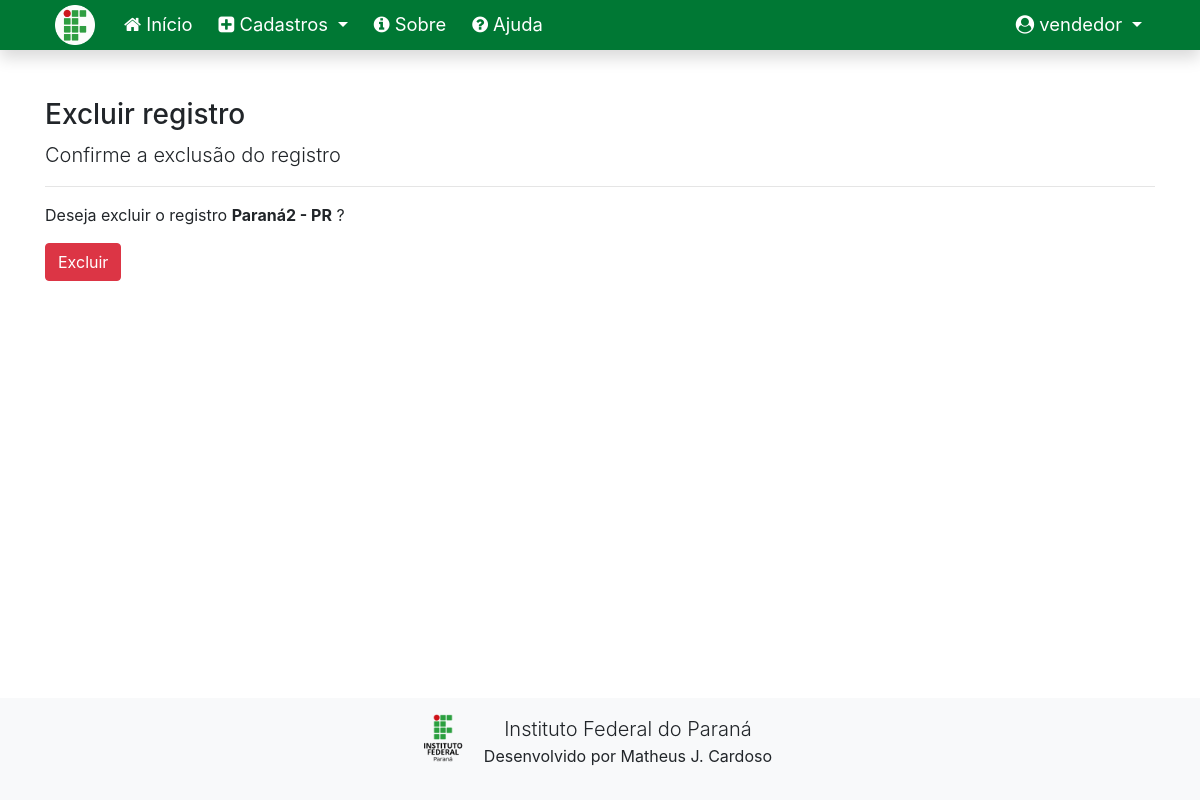
The app's page /excluir/estado/1 (signed in), older data.
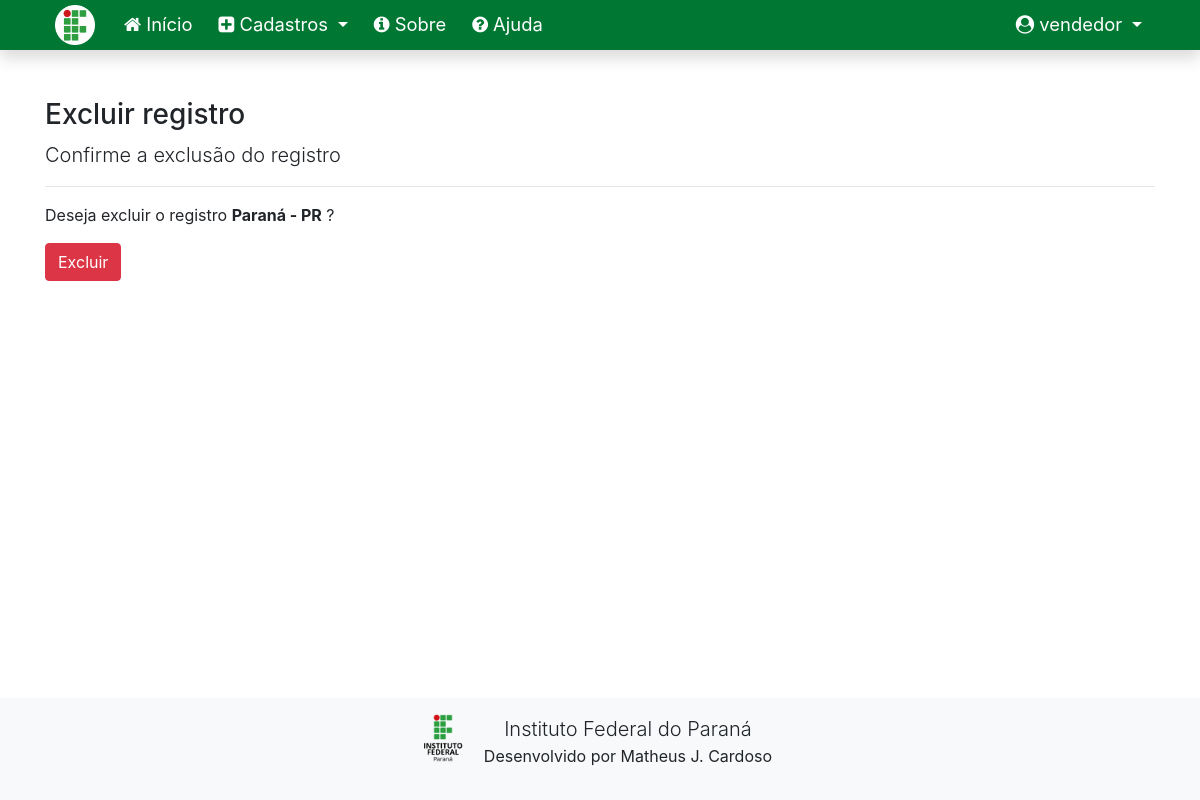
The same page, newer data.
### cadastros/models.py (models this page shows)
class Estado(models.Model):
    nome = models.CharField(max_length=50)
    sigla = models.CharField(max_length=2)
    def __str__(self):
        return "{} - {}".format(self.nome, self.sigla)

### cadastros/views.py (the view)
# urls.py: path('excluir/estado/<int:pk>', EstadoDelete.as_view(), name='excluir-estado'),
class EstadoDelete(GroupRequiredMixin, LoginRequiredMixin, DeleteView):
    login_url = reverse_lazy('login')
    group_required = u"Administrador"
    model = Estado
    template_name = 'cadastros/form-excluir.html'
    success_url = reverse_lazy('listar-estado')

### cadastros/templates/cadastros/form-excluir.html (shortened to what this page needs)
{% extends 'paginas/modelo.html' %}
{% load static %}
{% block conteudo %}
<h3>Excluir registro</h3>
<p class="lead">
    Confirme a exclusão do registro
</p>
<hr>
<form action="" method="POST">
    <p>
        Deseja excluir o registro <strong>{{ object }}</strong> ?
    </p>
    <button type="submit" class="btn btn-danger">
        Excluir
    </button>
</form>
{% endblock %}

Row changes from the older to the newer data that the page shows:
changed Estado: nome+sigla "Paraná2 - PR" → "Paraná - PR"
